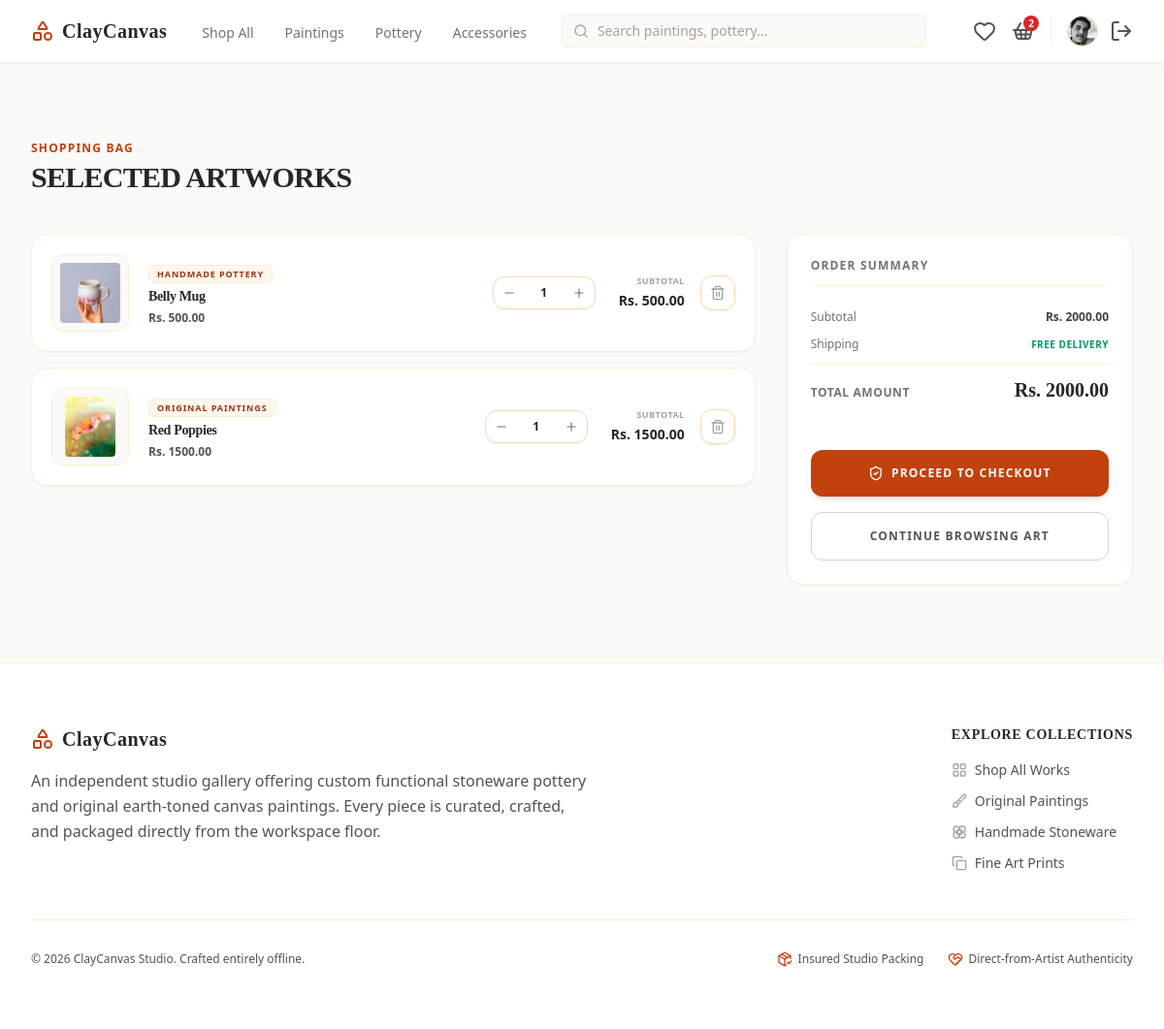
The page /cart/ (signed in) on the database as committed earlier.
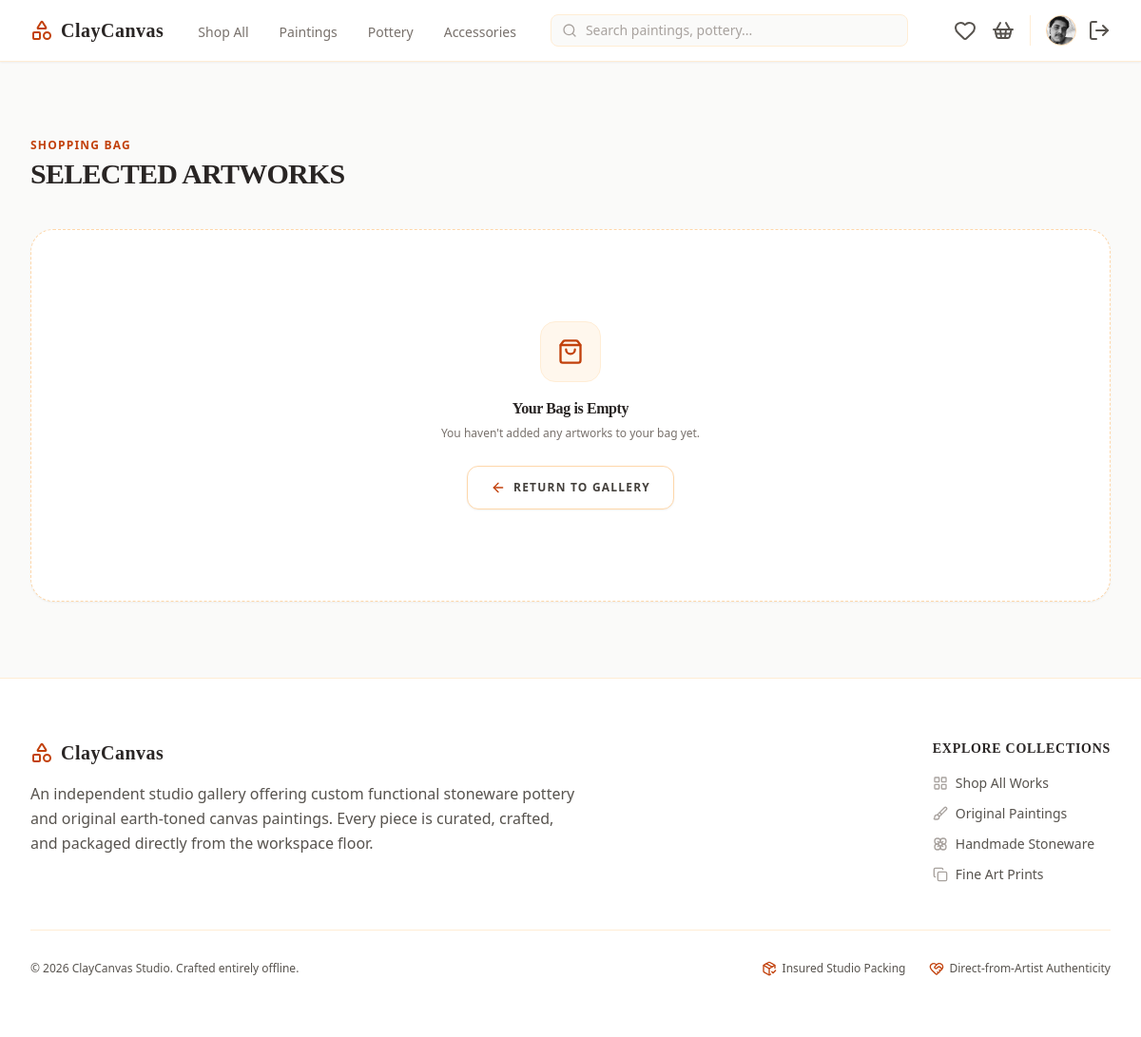
The same page on the database as committed later.
### cc_app/models.py (models this page shows, shortened)
class User(AbstractUser):
    phone = models.CharField(max_length=20, blank=True)
    address = models.TextField(blank=True)
    profile_picture = models.ImageField(upload_to='images/user/', blank=True, null=True)

class Cart(models.Model):
    customer = models.OneToOneField(User, on_delete=models.CASCADE, related_name='cart')

class CartItem(models.Model):
    cart = models.ForeignKey(Cart, on_delete=models.CASCADE, related_name='items')
    product = models.ForeignKey(Product, on_delete=models.CASCADE)
    quantity = models.PositiveIntegerField(default=1)
    @property
    def total_price(self):
        return self.product.price * self.quantity

class Product(models.Model):
    class Category(models.TextChoices):
        PAINTINGS = 'paintings', 'Original Paintings'
        POTTERY = 'pottery', 'Handmade Pottery'
        CERAMICS = 'ceramics', 'Sculptures & Ceramics'
        PRINTS = 'prints', 'Canvas & Fine Art Prints'
        ACCESSORIES = 'accessories', 'Art Supplies & Displays'
    name = models.CharField(max_length=255)
    category = models.CharField(max_length=30, choices=Category.choices)
    description = models.TextField(help_text="Detailed description of the artwork, dimensions, and materials used.")
    price = models.DecimalField(max_digits=10, decimal_places=2)
    stock = models.PositiveIntegerField(default=1, help_text="Set to 1 for unique, original one-off masterworks.")
    product_image = models.ImageField(upload_to='images/products/')
    is_active = models.BooleanField(default=True)
    created_at = models.DateTimeField(auto_now_add=True)

### cc_app/views/cart_view.py (the view)
# urls.py: path('cart/', cart_view, name='cart'),
@login_required
def cart_view(request):
    if request.user.is_staff:
        messages.error(request, "Staff members do not have a shopping cart.")
        return redirect('/products/')
    cart, created = Cart.objects.get_or_create(customer=request.user)
    cart_items = CartItem.objects.filter(cart=cart)
    total_price = sum(item.product.price * item.quantity for item in cart_items)
    return render(request, 'main/cart_page.html', {'cart_items': cart_items, 'total_price': total_price})

### cc_app/templates/main/cart_page.html (shortened to what this page needs)
<!DOCTYPE html>
<html lang="en">
<head>
    {% load static %}
    <link href="{% static 'css/styles.css' %}" rel="stylesheet" />
</head>
<body class="bg-stone-50 text-stone-800 font-sans min-h-screen flex flex-col">
    {% include 'components/_navbar.html' %}
    <main class="flex-grow max-w-7xl w-full mx-auto px-4 sm:px-6 lg:px-8 py-12 lg:py-20">
        <div class="mb-10">
            <h1 class="text-xs font-bold uppercase tracking-widest text-orange-700 mb-1">Shopping Bag</h1>
            <p class="text-2xl lg:text-3xl font-bold tracking-tight text-stone-950 uppercase font-serif">Selected Artworks</p>
        </div>
        {% if cart_items %}
            <div class="grid grid-cols-1 lg:grid-cols-3 gap-8 items-start">
                <div class="lg:col-span-2 space-y-4">
                    {% for item in cart_items %}
                        <div class="bg-white border border-orange-100 rounded-2xl p-4 sm:p-5 flex flex-col sm:flex-row items-center justify-between gap-5 hover:border-orange-200 transition-all shadow-sm">
                            <div class="flex flex-col sm:flex-row items-center gap-5 w-full sm:w-auto">
                                <div class="w-20 h-20 bg-stone-50 border border-orange-100 rounded-xl overflow-hidden flex items-center justify-center p-2 shrink-0">
                                    {% if item.product.product_image %}
                                        <img src="{{ item.product.product_image.url }}" alt="{{ item.product.name }}" class="max-w-full max-h-full object-contain rounded">
                                    {% else %}
                                        <i data-lucide="camera" class="w-6 h-6 text-stone-300"></i>
                                    {% endif %}
                                </div>
                                <div class="space-y-1 text-center sm:text-left">
                                    <span class="text-[9px] font-bold uppercase tracking-widest text-orange-800 bg-orange-50 border border-orange-100 px-2 py-0.5 rounded-md">
                                        {{ item.product.get_category_display }}
                                    </span>
                                    <h3 class="font-bold text-stone-950 text-sm tracking-tight line-clamp-1 mt-1 font-serif">
                                        {{ item.product.name }}
                                    </h3>
                                    <p class="text-xs font-semibold text-stone-600">
                                        Rs. {{ item.product.price|floatformat:2 }}
                                    </p>
                                </div>
                            </div>
                            <div class="flex items-center justify-between sm:justify-end gap-6 w-full sm:w-auto border-t sm:border-t-0 border-stone-100 pt-4 sm:pt-0">
                                <div class="flex items-center border border-orange-200 rounded-xl overflow-hidden bg-white shadow-sm">
                                    <a href="/cart/decrease/{{ item.product.id }}/" class="w-8 h-8 flex items-center justify-center text-stone-500 hover:text-orange-700 hover:bg-stone-50 transition-colors">
                                        <i data-lucide="minus" class="w-3.5 h-3.5"></i>
                                    </a>
                                    <span class="w-10 text-center text-xs font-bold text-stone-800">
                                        {{ item.quantity }}
                                    </span>
                                    <a href="/cart/increase/{{ item.product.id }}/" class="w-8 h-8 flex items-center justify-center text-stone-500 hover:text-orange-700 hover:bg-stone-50 transition-colors">
                                        <i data-lucide="plus" class="w-3.5 h-3.5"></i>
                                    </a>
                                </div>
                                <div class="flex items-center gap-4">
                                    <div class="text-right hidden sm:block">
                                        <span class="text-[9px] text-stone-400 block uppercase font-bold tracking-wider">Subtotal</span>
                                        <span class="text-sm font-bold text-orange-950">Rs. {{ item.total_price|floatformat:2 }}</span>
                                    </div>
                                    <a href="/cart/remove/{{ item.product.id }}/" class="w-9 h-9 bg-white hover:bg-rose-50 border border-orange-200 hover:border-rose-200 text-stone-400 hover:text-rose-600 rounded-xl transition-all flex items-center justify-center shadow-sm">
                                        <i data-lucide="trash-2" class="w-4 h-4"></i>
                                    </a>
                                </div>
                            </div>
                        </div>
                    {% endfor %}
                </div>
                <div class="bg-white border border-orange-100 rounded-2xl p-6 space-y-6 lg:sticky lg:top-24 shadow-sm">
                    <h2 class="text-xs font-bold uppercase tracking-widest text-stone-500 border-b border-orange-100 pb-3">Order Summary</h2>
                    <div class="space-y-3">
                        <div class="flex justify-between items-center text-xs">
                            <span class="text-stone-500 font-medium">Subtotal</span>
                            <span class="font-bold text-stone-700">Rs. {{ total_price|floatformat:2 }}</span>
                        </div>
                        <div class="flex justify-between items-center text-xs">
                            <span class="text-stone-500 font-medium">Shipping</span>
                            <span class="font-bold text-emerald-600 uppercase tracking-wider text-[10px]">Free Delivery</span>
                        </div>
                        <div class="border-t border-orange-100 pt-3 flex justify-between items-baseline">
                            <span class="text-xs font-bold uppercase tracking-wider text-stone-500">Total Amount</span>
                            <span class="text-xl font-bold text-orange-950 font-serif">Rs. {{ total_price|floatformat:2 }}</span>
                        </div>
                    </div>
                    <form method="POST" action="/payment/initiate/" class="space-y-4 pt-2">
                        <button type="button" id="action_button" class="w-full bg-orange-700 hover:bg-orange-800 text-white font-bold py-4 px-6 rounded-xl text-xs uppercase tracking-widest transition-all flex items-center justify-center gap-2 shadow-md hover:shadow-lg cursor-pointer">
                            <i data-lucide="shield-check" class="w-4 h-4"></i>
                            <span id="button_text">Proceed to Checkout</span>
                        </button>
                        <a href="/products/" class="w-full bg-transparent hover:bg-stone-50 text-stone-600 hover:text-stone-800 font-bold py-4 px-6 rounded-xl text-xs uppercase tracking-widest transition-all flex items-center justify-center gap-2 border border-stone-300">
                            Continue Browsing Art
                        </a>
                    </form>
                </div>
            </div>
        {% else %}
            <div class="flex flex-col items-center justify-center text-center py-24 border border-dashed border-orange-200 rounded-3xl bg-white shadow-sm">
                <div class="w-16 h-16 bg-orange-50 rounded-2xl flex items-center justify-center border border-orange-100 mb-4">
                    <i data-lucide="shopping-bag" class="w-7 h-7 text-orange-700"></i>
                </div>
                <h3 class="text-stone-950 font-bold text-base tracking-tight font-serif">Your Bag is Empty</h3>
                <p class="text-xs text-stone-500 mt-1 max-w-xs leading-relaxed mb-6">You haven't added any artworks to your bag yet.</p>
                <a href="/products/" class="bg-white hover:bg-stone-50 border border-orange-200 text-stone-700 font-bold px-6 py-3.5 rounded-xl text-xs uppercase tracking-widest transition-all flex items-center gap-2 shadow-sm">
                    <i data-lucide="arrow-left" class="w-4 h-4 text-orange-700"></i>
                    Return to Gallery
                </a>
            </div>
        {% endif %}
    </main>
    {% include 'components/_footer.html' %}
</body>
</html>

### cc_app/templates/components/_navbar.html (shortened to what this page needs)
<nav class="bg-white border-b border-orange-100 sticky top-0 z-50 shadow-sm">
    <div class="max-w-7xl mx-auto px-4 sm:px-6 lg:px-8">
        <div class="flex justify-between h-16 items-center">
            <div class="flex items-center flex-1 md:flex-initial">
                <a href="/" class="flex-shrink-0 flex items-center mr-8">
                    <i data-lucide="shapes" class="text-orange-700 mr-2"></i>
                    <span class="text-xl font-bold tracking-wide text-orange-950 font-serif">ClayCanvas</span>
                </a>
                <div class="hidden md:flex space-x-6 font-medium">
                    <a href="/products/" class="{% if request.path == '/products/' and not request.GET.category %}text-orange-800 border-b-2 border-orange-700{% else %}text-stone-500 hover:text-orange-800{% endif %} px-1 pt-1 text-sm transition">Shop All</a>
                    <a href="/products/?category=paintings" class="{% if request.GET.category == 'paintings' %}text-orange-800 border-b-2 border-orange-700{% else %}text-stone-500 hover:text-orange-800{% endif %} px-1 pt-1 text-sm transition">Paintings</a>
                    <a href="/products/?category=pottery" class="{% if request.GET.category == 'pottery' %}text-orange-800 border-b-2 border-orange-700{% else %}text-stone-500 hover:text-orange-800{% endif %} px-1 pt-1 text-sm transition">Pottery</a>
                    <a href="/products/?category=accessories" class="{% if request.GET.category == 'accessories' %}text-orange-800 border-b-2 border-orange-700{% else %}text-stone-500 hover:text-orange-800{% endif %} px-1 pt-1 text-sm transition">Accessories</a>
                </div>
            </div>
            <div class="hidden sm:block flex-1 max-w-md mx-8">
                <form action="/products/" method="GET" class="relative m-0">
                    <div class="absolute inset-y-0 left-0 pl-3 flex items-center pointer-events-none">
                    </div>
                    <input type="text" name="q" value="{{ request.GET.q|default:'' }}" placeholder="Search paintings, pottery..." class="block w-full pl-9 pr-3 py-1.5 border border-orange-100 rounded-lg bg-stone-50 text-sm placeholder-stone-400 focus:outline-none focus:border-orange-400 focus:bg-white text-stone-800 transition">
                </form>
            </div>
            <div class="flex items-center space-x-4">
                <a href="/wishlist/" class="text-stone-600 hover:text-orange-800 transition relative">
                    <i data-lucide="heart"></i>
                </a>
                <a href="/cart/" class="text-stone-600 hover:text-orange-800 transition relative mr-2">
                    <i data-lucide="shopping-basket"></i>
                    {% if user.is_authenticated and user.cart.items.exists %}
                        <span class="absolute top-0 right-0 w-4 h-4 bg-red-600 text-white text-[10px] font-bold rounded-full flex items-center justify-center transform translate-x-1 -translate-y-1">
                            {{ user.cart.items.count }}
                        </span>
                    {% endif %}
                </a>
                {% if user.is_authenticated %}
                    <div class="flex items-center space-x-3 border-l border-orange-100 pl-4">
                        <a href="/profile/" class="block h-8 w-8 rounded-full overflow-hidden border border-orange-200 bg-orange-50 focus:outline-none">
                            {% if user.profile_picture %}
                                <img src="{{ user.profile_picture.url }}" alt="{{ user.username }}" class="h-full w-full object-cover">
                            {% else %}
                                <div class="h-full w-full flex items-center justify-center text-orange-800 font-bold text-sm bg-amber-100">
                                    {{ user.username|slice:":1"|upper }}
                                </div>
                            {% endif %}
                        </a>
                        <a href="/logout/" class="text-stone-600 hover:text-red-700 transition" title="Logout">
                            <i data-lucide="log-out"></i>
                        </a>
                    </div>
                {% endif %}
            </div>
        </div>
    </div>
</nav>

Rows that differ between the two databases and show on the page:
removed CartItem: product.product_image (picture), product.category "HANDMADE POTTERY", product.name "Belly Mug", product.price "500.00", quantity "1", total_price "500.00"
removed CartItem: product.product_image (picture), product.category "ORIGINAL PAINTINGS", product.name "Red Poppies", product.price "1500.00", quantity "1", total_price "1500.00"
shown differently, row unchanged: User: cart.items.count "2" → (not shown)
Other text that changed with them:
{{ total_price|floatformat:2 }}: "2000.00" → (not shown)
text no longer shown: "ORDER SUMMARY Subtotal Rs. Shipping FREE DELIVERY TOTAL AMOUNT Rs. PROCEED TO CHECKOUT CONTINUE BROWSING ART"
text now shown: "Your Bag is Empty You haven't added any artworks to your bag yet. RETURN TO GALLERY"
